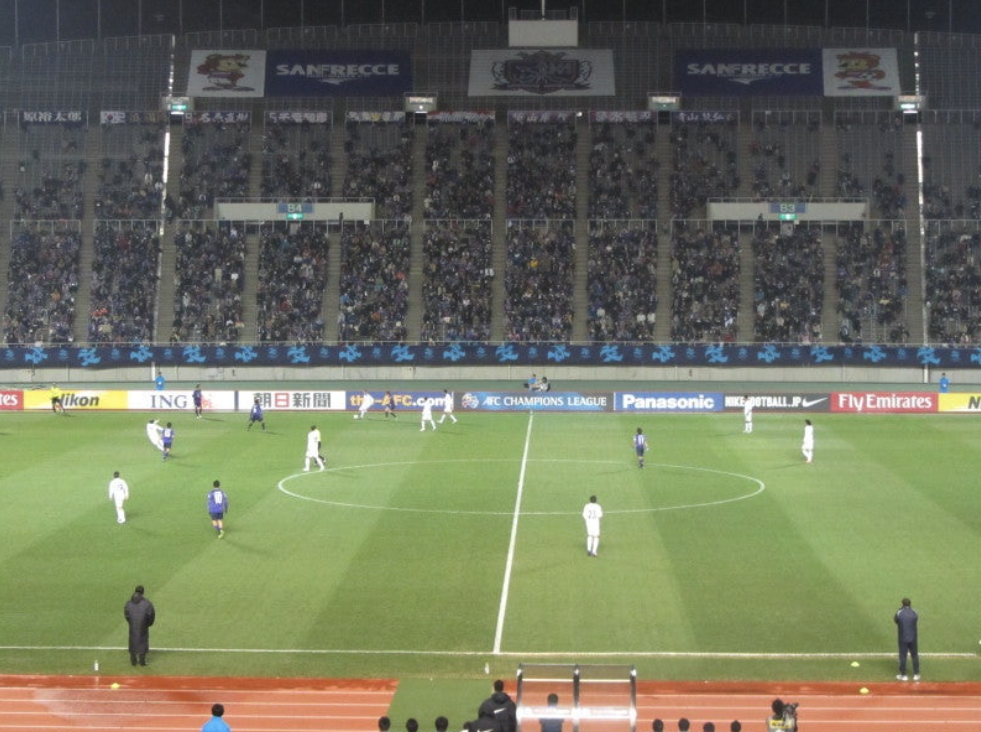
#> input picture sample1.png, 981 x 732 px
$ python cv_ellipse_detection.py
#> lines starting #> are read from the running program, lines starting #| are printed output that depends on the picture; after the words box and inside, x2 and y2 are one past the last pixel; in counts of white or black regions, pixels touching at a corner belong together; long printed decimals are rounded
# このコードは、サッカー場の中央円を検出し、楕円をフィッティングして描画するものですが、
# 結果として上手くい楕円が描画されません。
import cv2
import numpy as np

def detect_center_circle(image_path):
    # 画像を読み込む
#> called with image_path = 'sample1.png'
    img = cv2.imread(image_path)
#> img is the input picture: shape (732, 981, 3); mean B, G, R 93.6, 116.5, 112.4
    if img is None:
        print(f"Error: 画像を読み込めません: {image_path}")
        return

    # HSVに変換
    hsv = cv2.cvtColor(img, cv2.COLOR_BGR2HSV)
#> hsv: shape (732, 981, 3); mean H, S, V 67.8, 57.3, 123.7

    # 緑色の範囲を定義（フィールド）
    lower_green = np.array([35, 30, 30])
    upper_green = np.array([85, 255, 255])
    green_mask = cv2.inRange(hsv, lower_green, upper_green)
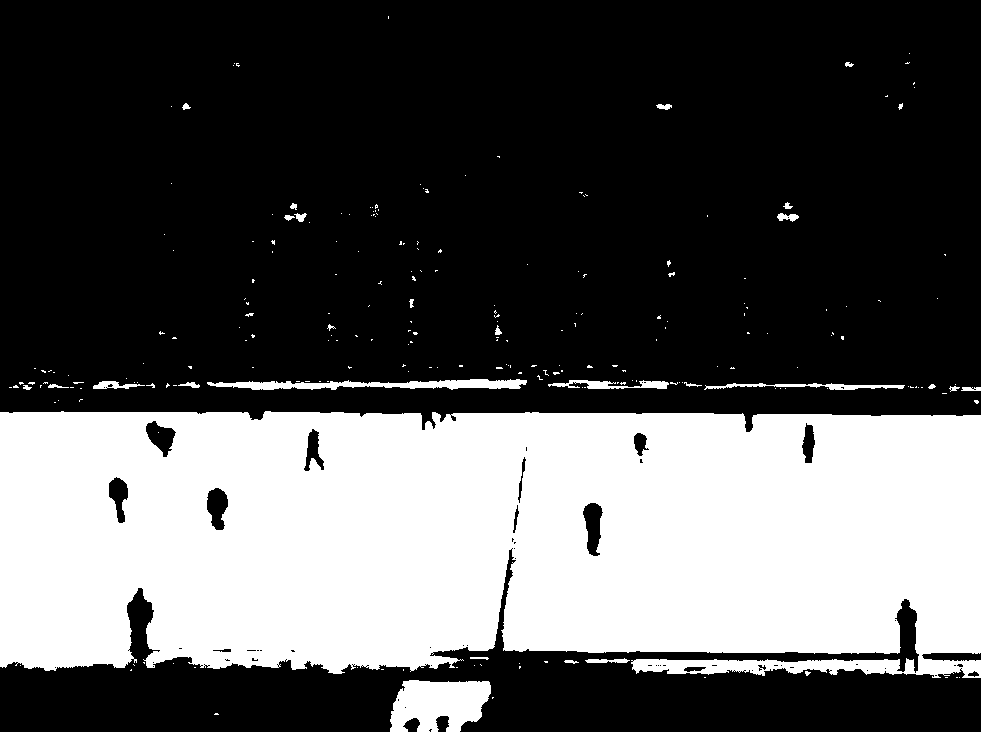
#> green_mask: shape (732, 981); 34.5% white; 232 white regions (202 under 20 px), largest, box (x1, y1, x2, y2) and area: (0, 411, 981, 678) 238182, (390, 680, 491, 732) 4026, (207, 379, 527, 390) 2024

    # グレースケールに変換
    gray = cv2.cvtColor(img, cv2.COLOR_BGR2GRAY)
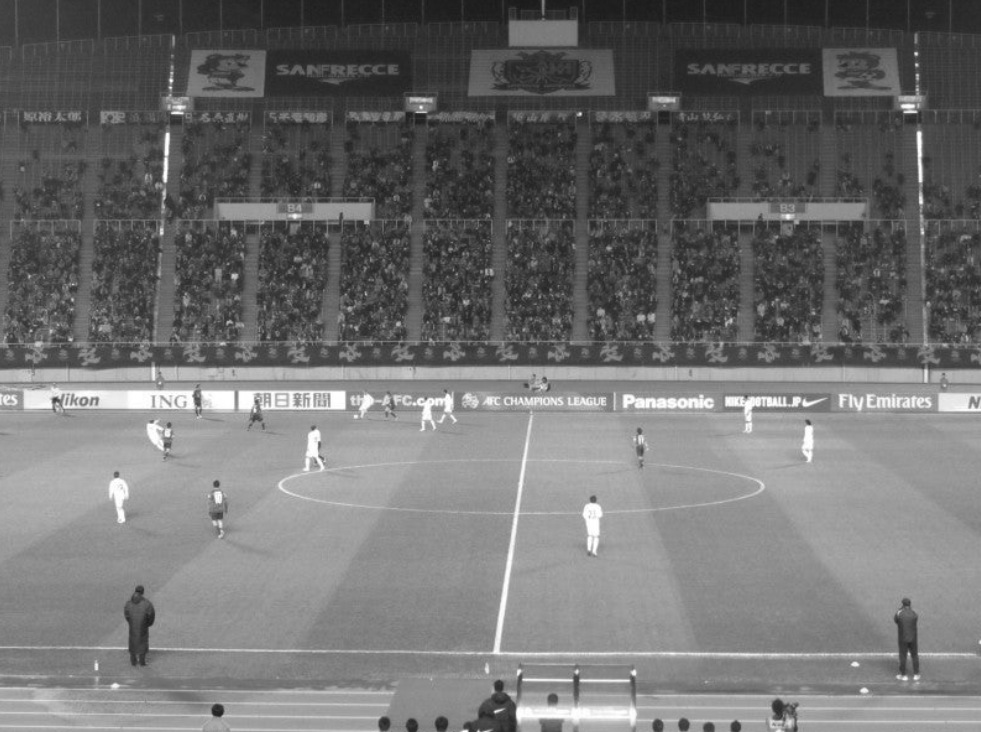
#> gray: shape (732, 981); min 25, max 255, mean 112.7

    # 明るい部分を抽出（白線）
    _, bright = cv2.threshold(gray, 180, 255, cv2.THRESH_BINARY)
#> bright: shape (732, 981); 4.2% white; 412 white regions (296 under 20 px), largest, box (x1, y1, x2, y2) and area: (22, 386, 195, 412) 2890, (516, 702, 771, 726) 2412, (476, 415, 866, 657) 2397

    # 緑色でない明るい部分 = 白線
    white_lines = cv2.bitwise_and(bright, cv2.bitwise_not(green_mask))
#> white_lines: shape (732, 981); 3.8% white; 339 white regions (233 under 20 px), largest, box (x1, y1, x2, y2) and area: (22, 388, 195, 412) 2876, (516, 702, 771, 726) 2412, (238, 390, 346, 413) 1723

    # ノイズ除去
    kernel = np.ones((3,3), np.uint8)
    white_lines = cv2.morphologyEx(white_lines, cv2.MORPH_CLOSE, kernel)
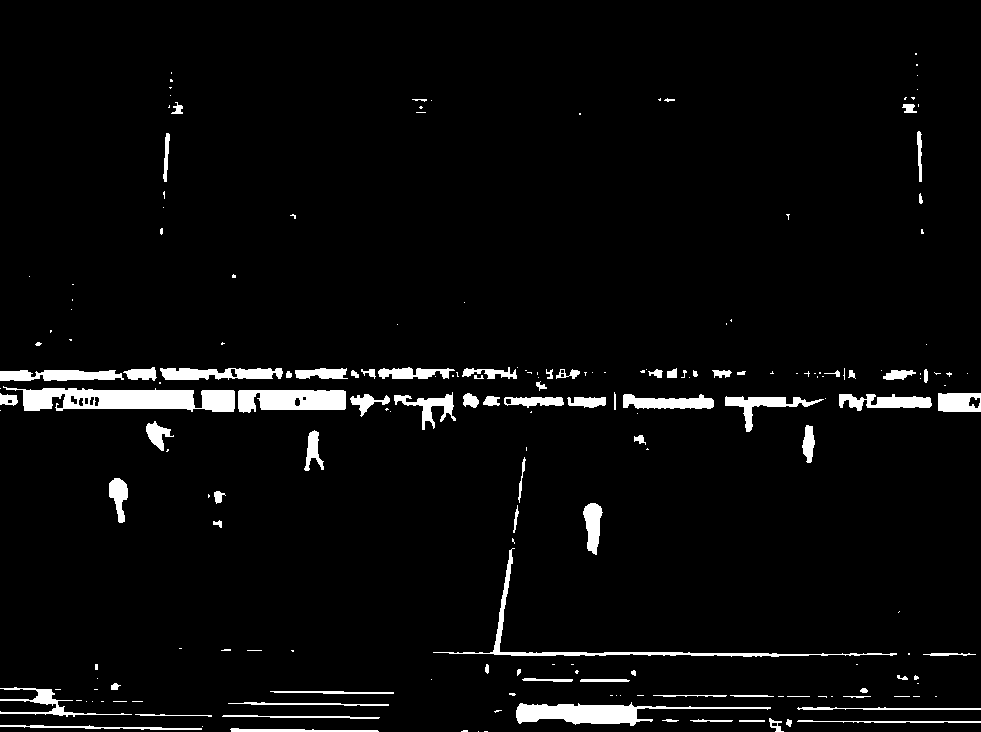
#> white_lines: shape (732, 981); 4.1% white; 201 white regions (119 under 20 px), largest, box (x1, y1, x2, y2) and area: (3, 386, 235, 412) 3870, (516, 702, 771, 726) 2431, (238, 390, 346, 413) 2055

    # 画像の中央部分のみを対象にする
    h, w = white_lines.shape
#> h = 732; w = 981
    mask = np.zeros_like(white_lines)
    cv2.circle(mask, (w//2, h//2), min(w,h)//3, 255, -1)
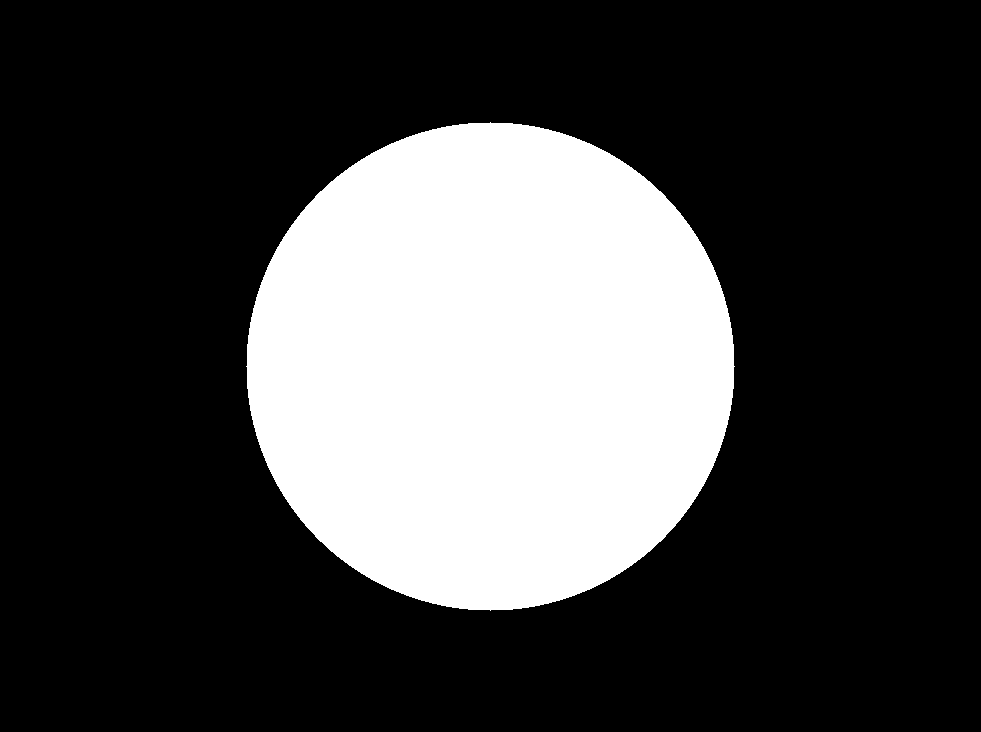
#> mask: shape (732, 981); 26% white; 1 white region, box (x1, y1, x2, y2) and area: (246, 122, 735, 611) 187009
    white_center = cv2.bitwise_and(white_lines, mask)
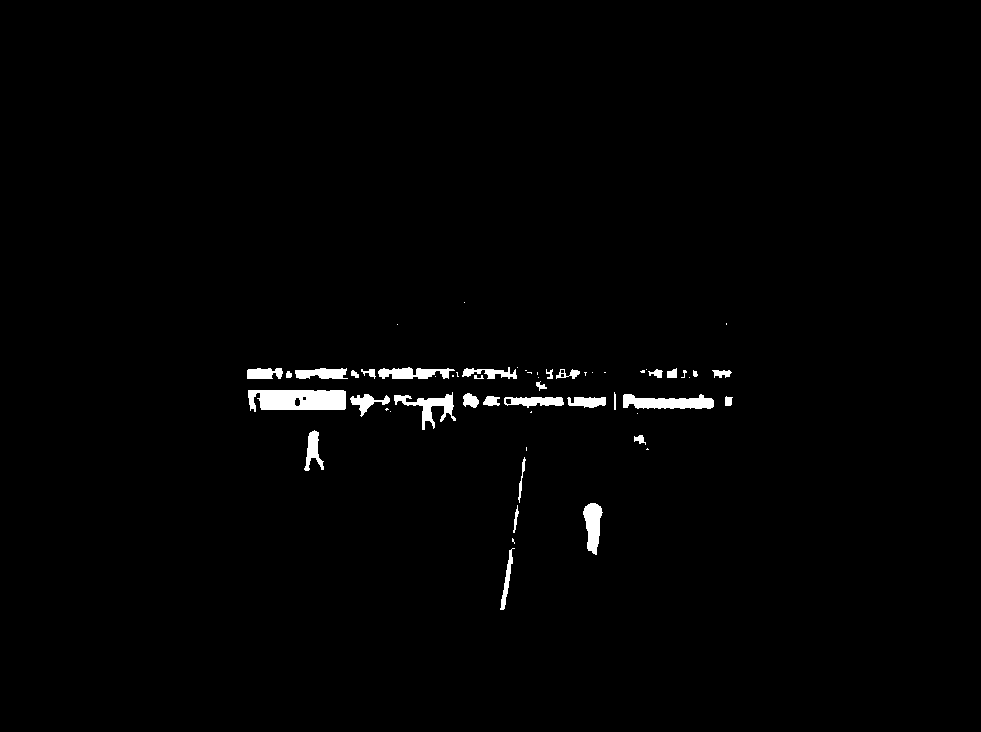
#> white_center: shape (732, 981); 1.3% white; 56 white regions (25 under 20 px)

    # 輪郭を検出
    contours, _ = cv2.findContours(white_center, cv2.RETR_EXTERNAL, cv2.CHAIN_APPROX_SIMPLE)
#> contours = 56 contours, 28 with area under 20; largest, box (x1, y1, x2, y2) and area: (248, 390, 346, 412) 1722, (623, 394, 714, 409) 856, (394, 392, 456, 430) 622, (583, 503, 603, 555) 604, (378, 367, 455, 379) 505

    # 最大の輪郭を探す
    if contours:
        largest_contour = max(contours, key=cv2.contourArea)
#> largest_contour = contour of 46 points, box (x1, y1, x2, y2) (248, 390, 346, 412), area 1722

        # 楕円をフィッティング
        if len(largest_contour) >= 5:
            ellipse = cv2.fitEllipse(largest_contour)
#> ellipse = ((300.3, 402.1), (30.78, 101.7), 90.28)

            # 楕円を描画（赤色、線の太さ3）
            cv2.ellipse(img, ellipse, (0, 0, 255), 3)
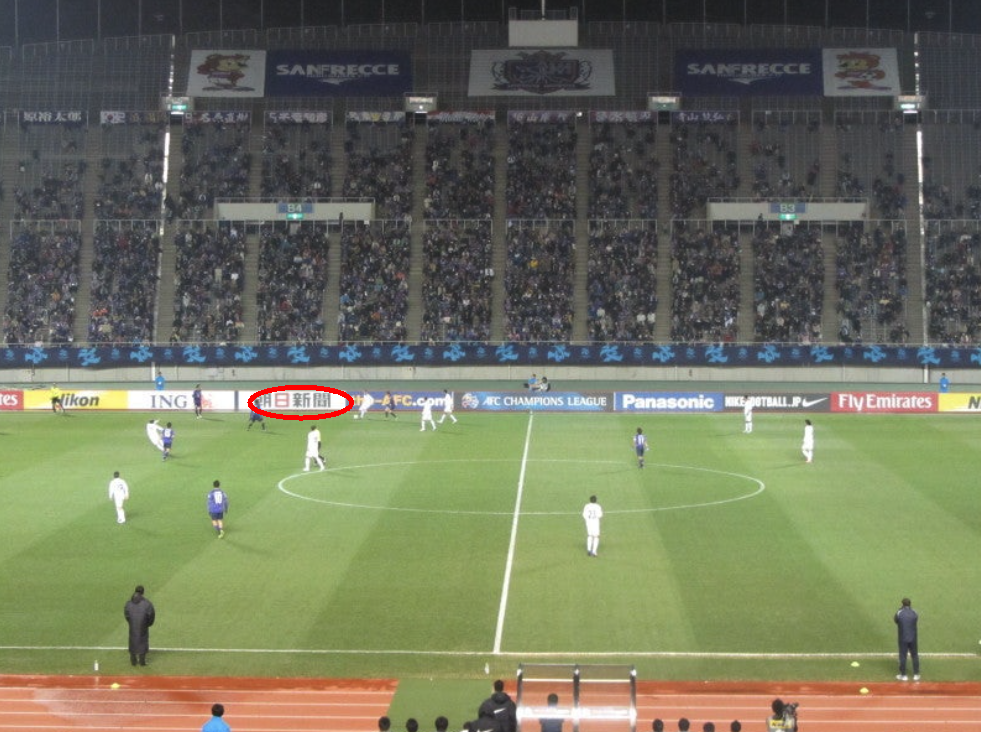
#> img: shape (732, 981, 3); 0.16% of pixels changed, all inside (x1, y1, x2, y2) = (247, 385, 354, 421)

            # 中心点を描画
            center = (int(ellipse[0][0]), int(ellipse[0][1]))
#> center = (300, 402)
            cv2.circle(img, center, 5, (0, 0, 255), -1)
#> img: shape (732, 981, 3); 0.01% of pixels changed, all inside (x1, y1, x2, y2) = (295, 397, 306, 408)

            print(f"楕円検出成功: 中心{center}, サイズ{ellipse[1]}")
#| 楕円検出成功: 中心(300, 402), サイズ(30.780, 101.685)
        else:
            print("楕円フィッティングに失敗しました")
    else:
        print("輪郭が見つかりませんでした")

    # 結果をプレビュー表示
    cv2.imshow("Preview - Press any key to save", img)
    cv2.waitKey(0)  # キー入力を待つ
    cv2.destroyAllWindows()

    # 結果を保存
    cv2.imwrite("output.png", img)
    print("output.pngに保存しました")

# 実行
if __name__ == "__main__":
    detect_center_circle("sample1.png")

$ run again, with sample2.png copied over sample1.png
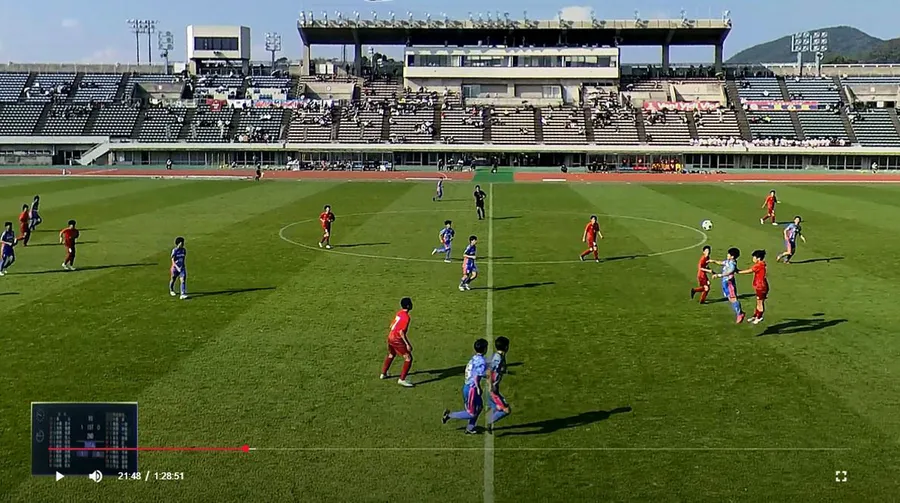
#> input picture sample2.png, 900 x 503 px
#> in detect_center_circle, img is the input picture: shape (503, 900, 3); mean B, G, R 64.3, 104.2, 92.6
#> hsv: shape (503, 900, 3); mean H, S, V 52.3, 140.2, 109.8
#> in detect_center_circle, `green_mask = cv2.inRange(hsv, lower_green, upper_green)`:
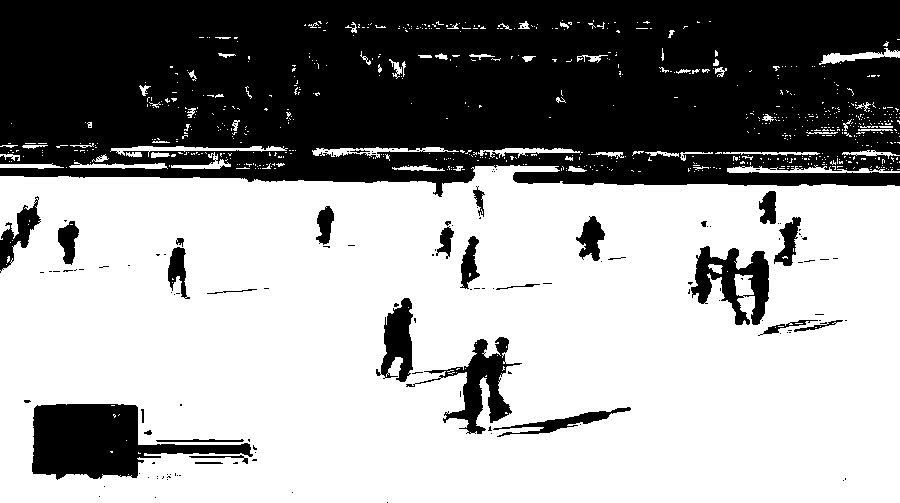
#> green_mask: shape (503, 900); 60.7% white; 148 black regions (118 under 20 px), largest, box (x1, y1, x2, y2) and area: (0, 0, 900, 197) 153780, (32, 404, 253, 480) 8518, (406, 337, 522, 434) 3029
#> bright: shape (503, 900); 8.7% white; 2615 white regions (2415 under 20 px), largest, box (x1, y1, x2, y2) and area: (0, 0, 160, 67) 8865, (286, 136, 900, 153) 3404, (404, 48, 618, 78) 3010
#> mask: shape (503, 900); 19.4% white; 1 white region, box (x1, y1, x2, y2) and area: (283, 84, 618, 419) 87605
#> white_center: shape (503, 900); 1.6% white; 114 white regions (100 under 20 px)
#> contours = 113 contours, 103 with area under 20; largest, box (x1, y1, x2, y2) and area: (320, 105, 583, 150) 5424, (466, 93, 524, 107) 408, (419, 86, 461, 104) 244, (466, 356, 482, 380) 80, (398, 96, 427, 103) 46
#> largest_contour = contour of 496 points, box (x1, y1, x2, y2) (320, 105, 583, 150), area 5424
#> ellipse = ((457.3, 129.6), (39.92, 242.7), 90.9)
#> in detect_center_circle, `cv2.ellipse(img, ellipse, (0, 0, 255), 3)`:
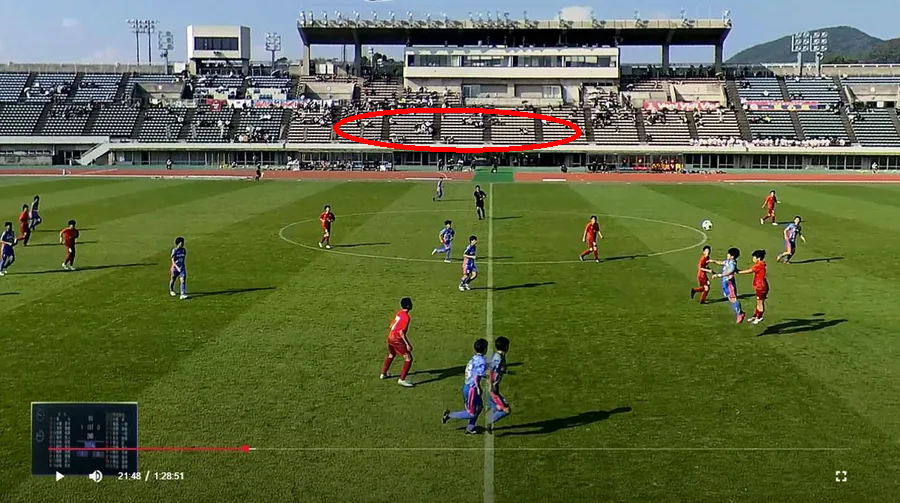
#> img: shape (503, 900, 3); 0.55% of pixels changed, all inside (x1, y1, x2, y2) = (334, 107, 582, 153)
#> center = (457, 129)
#| 楕円検出成功: 中心(457, 129), サイズ(39.920, 242.721)
